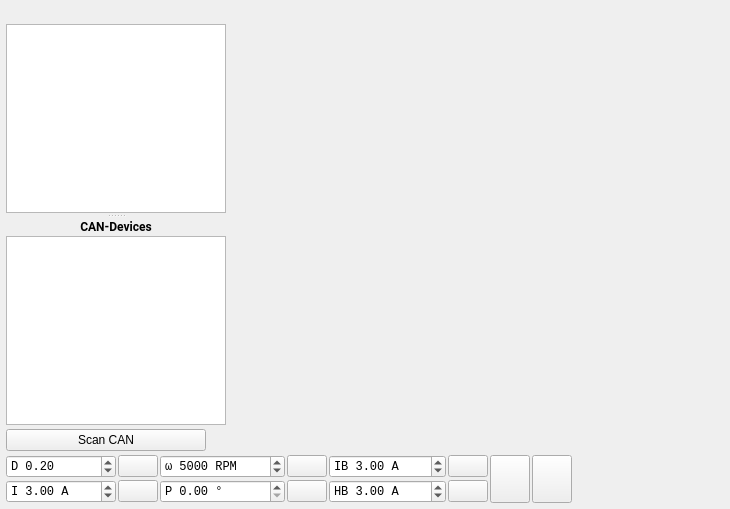
  <widget class="QWidget" name="centralWidget">
   <layout class="QVBoxLayout" name="verticalLayout_3">
    <property name="spacing">
     <number>4</number>
    </property>
    <property name="leftMargin">
     <number>6</number>
    </property>
    <property name="topMargin">
     <number>6</number>
    </property>
    <property name="rightMargin">
     <number>6</number>
    </property>
    <property name="bottomMargin">
     <number>6</number>
    </property>
    <item>
     <layout class="QHBoxLayout" name="horizontalLayout">
      <property name="spacing">
       <number>4</number>
      </property>
      <item>
       <layout class="QVBoxLayout" name="verticalLayout_2">
        <property name="spacing">
         <number>4</number>
        </property>
        <item>
         <widget class="QLabel" name="pageLabel">
          <property name="enabled">
           <bool>true</bool>
          </property>
          <property name="maximumSize">
           <size>
            <width>220</width>
            <height>56</height>
           </size>
          </property>
          <property name="text">
           <string/>
          </property>
          <property name="pixmap">
           <pixmap resource="res_platinum.qrc">:/res/logo.png</pixmap>
          </property>
          <property name="scaledContents">
           <bool>true</bool>
          </property>
         </widget>
        </item>
        <item>
         <widget class="QSplitter" name="leftSplitter">
          <property name="orientation">
           <enum>Qt::Vertical</enum>
          </property>
          <property name="handleWidth">
           <number>6</number>
          </property>
          <property name="childrenCollapsible">
           <bool>true</bool>
          </property>
          <widget class="QListWidget" name="pageList">
           <property name="sizePolicy">
            <sizepolicy hsizetype="Expanding" vsizetype="Expanding">
             <horstretch>0</horstretch>
             <verstretch>0</verstretch>
            </sizepolicy>
           </property>
           <property name="minimumSize">
            <size>
             <width>220</width>
             <height>0</height>
            </size>
           </property>
           <property name="maximumSize">
            <size>
             <width>220</width>
             <height>16777215</height>
            </size>
           </property>
           <property name="font">
            <font>
             <family>Roboto</family>
            </font>
           </property>
           <property name="editTriggers">
            <set>QAbstractItemView::NoEditTriggers</set>
           </property>
           <property name="selectionBehavior">
            <enum>QAbstractItemView::SelectRows</enum>
           </property>
          </widget>
          <widget class="QWidget" name="layoutWidget">
           <layout class="QVBoxLayout" name="verticalLayout">
            <property name="spacing">
             <number>2</number>
            </property>
            <item>
             <widget class="QLabel" name="label">
              <property name="font">
               <font>
                <family>Roboto</family>
                <weight>75</weight>
                <bold>true</bold>
               </font>
              </property>
              <property name="text">
               <string>CAN-Devices</string>
              </property>
              <property name="alignment">
               <set>Qt::AlignCenter</set>
              </property>
             </widget>
            </item>
            <item>
             <widget class="QListWidget" name="canList">
              <property name="minimumSize">
               <size>
                <width>0</width>
                <height>80</height>
               </size>
              </property>
              <property name="font">
               <font>
                <family>Roboto</family>
               </font>
              </property>
              <property name="editTriggers">
               <set>QAbstractItemView::NoEditTriggers</set>
              </property>
              <property name="selectionBehavior">
               <enum>QAbstractItemView::SelectRows</enum>
              </property>
             </widget>
            </item>
           </layout>
          </widget>
         </widget>
        </item>
        <item>
         <widget class="QPushButton" name="scanCanButton">
          <property name="sizePolicy">
           <sizepolicy hsizetype="Expanding" vsizetype="Minimum">
            <horstretch>0</horstretch>
            <verstretch>0</verstretch>
           </sizepolicy>
          </property>
          <property name="maximumSize">
           <size>
            <width>200</width>
            <height>16777215</height>
           </size>
          </property>
          <property name="text">
           <string>Scan CAN</string>
          </property>
          <property name="icon">
           <iconset resource="res.qrc">
            <normaloff>:/res/icons/Refresh-96.png</normaloff>:/res/icons/Refresh-96.png</iconset>
          </property>
         </widget>
        </item>
       </layout>
      </item>
      <item>
       <widget class="QStackedWidget" name="pageWidget">
        <property name="font">
         <font>
          <family>Roboto</family>
         </font>
        </property>
        <property name="currentIndex">
         <number>-1</number>
        </property>
       </widget>
      </item>
     </layout>
    </item>
    <item>
     <layout class="QGridLayout" name="gridLayout_3">
      <property name="spacing">
       <number>2</number>
      </property>
      <item row="0" column="8">
       <widget class="DisplayBar" name="dispDuty" native="true">
        <property name="sizePolicy">
         <sizepolicy hsizetype="MinimumExpanding" vsizetype="Preferred">
          <horstretch>0</horstretch>
          <verstretch>0</verstretch>
         </sizepolicy>
        </property>
        <property name="minimumSize">
         <size>
          <width>150</width>
          <height>0</height>
         </size>
        </property>
       </widget>
      </item>
      <item row="0" column="4">
       <widget class="QDoubleSpinBox" name="brakeCurrentBox">
        <property name="font">
         <font>
          <family>Monospace</family>
         </font>
        </property>
        <property name="toolTip">
         <string>Brake current</string>
        </property>
        <property name="prefix">
         <string>IB </string>
        </property>
        <property name="suffix">
         <string> A</string>
        </property>
        <property name="minimum">
         <double>-500.000000000000000</double>
        </property>
        <property name="maximum">
         <double>500.000000000000000</double>
        </property>
        <property name="singleStep">
         <double>0.500000000000000</double>
        </property>
        <property name="value">
         <double>3.000000000000000</double>
        </property>
       </widget>
      </item>
      <item row="1" column="1">
       <widget class="QPushButton" name="currentButton">
        <property name="toolTip">
         <string>Current</string>
        </property>
        <property name="text">
         <string/>
        </property>
        <property name="icon">
         <iconset resource="res.qrc">
          <normaloff>:/res/icons/Circled Play-96.png</normaloff>:/res/icons/Circled Play-96.png</iconset>
        </property>
       </widget>
      </item>
      <item row="0" column="5">
       <widget class="QPushButton" name="brakeCurrentButton">
        <property name="toolTip">
         <string>Brake current</string>
        </property>
        <property name="text">
         <string/>
        </property>
        <property name="icon">
         <iconset resource="res.qrc">
          <normaloff>:/res/icons/Brake Warning-96.png</normaloff>:/res/icons/Brake Warning-96.png</iconset>
        </property>
       </widget>
      </item>
      <item row="1" column="5">
       <widget class="QPushButton" name="handbrakeButton">
        <property name="toolTip">
         <string>Handbrake current</string>
        </property>
        <property name="text">
         <string/>
        </property>
        <property name="icon">
         <iconset resource="res.qrc">
          <normaloff>:/res/icons/Brake Warning-96.png</normaloff>:/res/icons/Brake Warning-96.png</iconset>
        </property>
       </widget>
      </item>
      <item row="0" column="3">
       <widget class="QPushButton" name="speedButton">
        <property name="toolTip">
         <string>Speed</string>
        </property>
        <property name="text">
         <string/>
        </property>
        <property name="icon">
         <iconset resource="res.qrc">
          <normaloff>:/res/icons/Circled Play-96.png</normaloff>:/res/icons/Circled Play-96.png</iconset>
        </property>
       </widget>
      </item>
      <item row="0" column="7" rowspan="2">
       <widget class="QPushButton" name="stopButton">
        <property name="sizePolicy">
         <sizepolicy hsizetype="Fixed" vsizetype="MinimumExpanding">
          <horstretch>0</horstretch>
          <verstretch>0</verstretch>
         </sizepolicy>
        </property>
        <property name="toolTip">
         <string>Switch off</string>
        </property>
        <property name="text">
         <string/>
        </property>
        <property name="icon">
         <iconset resource="res.qrc">
          <normaloff>:/res/icons/Stop Sign-96.png</normaloff>:/res/icons/Stop Sign-96.png</iconset>
        </property>
        <property name="iconSize">
         <size>
          <width>40</width>
          <height>40</height>
         </size>
        </property>
        <property name="shortcut">
         <string>Esc</string>
        </property>
       </widget>
      </item>
      <item row="0" column="6" rowspan="2">
       <widget class="QPushButton" name="fullBrakeButton">
        <property name="sizePolicy">
         <sizepolicy hsizetype="Fixed" vsizetype="MinimumExpanding">
          <horstretch>0</horstretch>
          <verstretch>0</verstretch>
         </sizepolicy>
        </property>
        <property name="toolTip">
         <string>Full brake</string>
        </property>
        <property name="text">
         <string/>
        </property>
        <property name="icon">
         <iconset resource="res.qrc">
          <normaloff>:/res/icons/Anchor-96.png</normaloff>:/res/icons/Anchor-96.png</iconset>
        </property>
        <property name="iconSize">
         <size>
          <width>40</width>
          <height>40</height>
         </size>
        </property>
        <property name="autoDefault">
         <bool>false</bool>
        </property>
        <property name="default">
         <bool>false</bool>
        </property>
        <property name="flat">
         <bool>false</bool>
        </property>
       </widget>
      </item>
      <item row="1" column="8">
       <widget class="DisplayBar" name="dispCurrent" native="true">
        <property name="sizePolicy">
         <sizepolicy hsizetype="MinimumExpanding" vsizetype="Preferred">
          <horstretch>0</horstretch>
          <verstretch>0</verstretch>
         </sizepolicy>
        </property>
        <property name="minimumSize">
         <size>
          <width>150</width>
          <height>0</height>
         </size>
        </property>
       </widget>
      </item>
      <item row="0" column="2">
       <widget class="QDoubleSpinBox" name="speedBox">
        <property name="font">
         <font>
          <family>Monospace</family>
         </font>
        </property>
        <property name="toolTip">
         <string>Speed</string>
        </property>
        <property name="prefix">
         <string>ω </string>
        </property>
        <property name="suffix">
         <string> RPM</string>
        </property>
        <property name="decimals">
         <number>0</number>
        </property>
        <property name="minimum">
         <double>-400000.000000000000000</double>
        </property>
        <property name="maximum">
         <double>400000.000000000000000</double>
        </property>
        <property name="singleStep">
         <double>100.000000000000000</double>
        </property>
        <property name="value">
         <double>5000.000000000000000</double>
        </property>
       </widget>
      </item>
      <item row="1" column="4">
       <widget class="QDoubleSpinBox" name="handbrakeBox">
        <property name="font">
         <font>
          <family>Monospace</family>
         </font>
        </property>
        <property name="toolTip">
         <string>Handbrake current</string>
        </property>
        <property name="prefix">
         <string>HB </string>
        </property>
        <property name="suffix">
         <string> A</string>
        </property>
        <property name="minimum">
         <double>-500.000000000000000</double>
        </property>
        <property name="maximum">
         <double>500.000000000000000</double>
        </property>
        <property name="singleStep">
         <double>0.500000000000000</double>
        </property>
        <property name="value">
         <double>3.000000000000000</double>
        </property>
       </widget>
      </item>
      <item row="0" column="0">
       <widget class="QDoubleSpinBox" name="dutyBox">
        <property name="font">
         <font>
          <family>Monospace</family>
         </font>
        </property>
        <property name="toolTip">
         <string>Duty cycle</string>
        </property>
        <property name="wrapping">
         <bool>false</bool>
        </property>
        <property name="frame">
         <bool>true</bool>
        </property>
        <property name="prefix">
         <string>D </string>
        </property>
        <property name="minimum">
         <double>-1.000000000000000</double>
        </property>
        <property name="maximum">
         <double>1.000000000000000</double>
        </property>
        <property name="singleStep">
         <double>0.010000000000000</double>
        </property>
        <property name="value">
         <double>0.200000000000000</double>
        </property>
       </widget>
      </item>
      <item row="1" column="3">
       <widget class="QPushButton" name="posButton">
        <property name="toolTip">
         <string>Position</string>
        </property>
        <property name="text">
         <string/>
        </property>
        <property name="icon">
         <iconset resource="res.qrc">
          <normaloff>:/res/icons/Circled Play-96.png</normaloff>:/res/icons/Circled Play-96.png</iconset>
        </property>
       </widget>
      </item>
      <item row="0" column="1">
       <widget class="QPushButton" name="dutyButton">
        <property name="toolTip">
         <string>Duty cycle</string>
        </property>
        <property name="text">
         <string/>
        </property>
        <property name="icon">
         <iconset resource="res.qrc">
          <normaloff>:/res/icons/Circled Play-96.png</normaloff>:/res/icons/Circled Play-96.png</iconset>
        </property>
        <property name="flat">
         <bool>false</bool>
        </property>
       </widget>
      </item>
      <item row="1" column="2">
       <widget class="QDoubleSpinBox" name="posBox">
        <property name="font">
         <font>
          <family>Monospace</family>
         </font>
        </property>
        <property name="toolTip">
         <string>Position</string>
        </property>
        <property name="prefix">
         <string>P </string>
        </property>
        <property name="suffix">
         <string> °</string>
        </property>
        <property name="maximum">
         <double>360.000000000000000</double>
        </property>
        <property name="singleStep">
         <double>0.100000000000000</double>
        </property>
        <property name="value">
         <double>0.000000000000000</double>
        </property>
       </widget>
      </item>
      <item row="1" column="0">
       <widget class="QDoubleSpinBox" name="currentBox">
        <property name="font">
         <font>
          <family>Monospace</family>
         </font>
        </property>
        <property name="toolTip">
         <string>Current</string>
        </property>
        <property name="frame">
         <bool>true</bool>
        </property>
        <property name="prefix">
         <string>I </string>
        </property>
        <property name="suffix">
         <string> A</string>
        </property>
        <property name="minimum">
         <double>-500.000000000000000</double>
        </property>
        <property name="maximum">
         <double>500.000000000000000</double>
        </property>
        <property name="singleStep">
         <double>0.500000000000000</double>
        </property>
        <property name="value">
         <double>3.000000000000000</double>
        </property>
       </widget>
      </item>
     </layout>
    </item>
   </layout>
  </widget>
